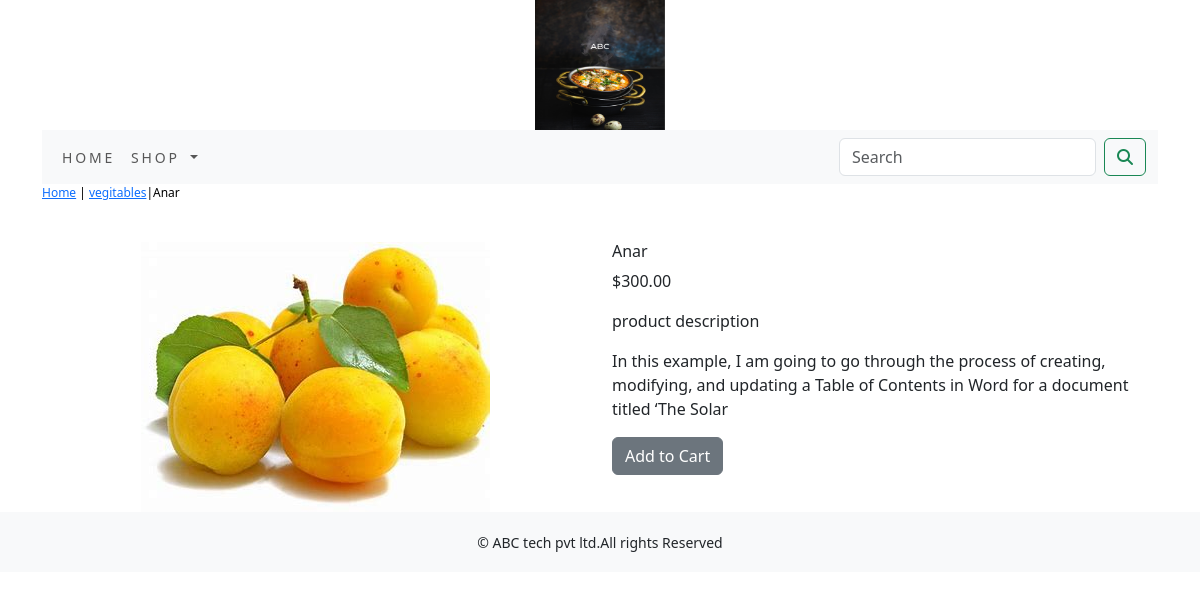
The page /shop/vegitables/Anar/ on the database its author committed.
### shop/models.py (models this page shows, shortened)
class Product(models.Model):
    name=models.CharField(max_length=250,unique=True)
    slug=models.SlugField(max_length=250,unique=True)
    description=models.TextField(blank=True)
    price=models.DecimalField(max_digits=10,decimal_places=2)
    category=models.ForeignKey(Category,on_delete=models.CASCADE)
    image=models.ImageField(upload_to='product',blank=True)
    stock=models.IntegerField()
    available=models.BooleanField(default=True)
    created=models.DateTimeField(auto_now_add=True)
    updated=models.DateTimeField(auto_now=True)
    class Meta:
        ordering=('name',)
        verbose_name='product'
        verbose_name_plural='products'

class Category(models.Model):
    name=models.CharField(max_length=250,unique=True)
    slug=models.SlugField(max_length=250,unique=True)
    description=models.TextField(blank=True)
    image=models.ImageField(upload_to='category',blank=True)
    class Meta:
        ordering=('name',)
        verbose_name='category'
        verbose_name_plural='categories'
    def get_url(self):
        return reverse('shop:product_by_category',args=[self.slug])
    def __str__(self):
        return  '{}'.format(self.name)

### shop/views.py (the view)
# urls.py: path('<slug:c_slug>/<slug:product_slug>/', views.proDetail, name='prodCatdetail'),
def proDetail(request,c_slug,product_slug):
    try:
        product=Product.objects.get(category__slug=c_slug,slug=product_slug)
    except Exception as e:
        raise  e
    return render(request,'product.html',{'product':product})

### cart/context_processors.py (called while the page is built)
def counter(request):
    item_count=0
    if 'admin' in request.path:
        return  {}
    else:
        try:
            cart=Cart.objects.filter(cart_id=_cart_id(request))
            cart_items=CartItem.objects.all().filter(cart=cart[:1])
            for cart_item in cart_items:
                item_count +=cart_item.quantity
        except Cart.DoesNotExist:
            item_count =0
    return dict(item_count=item_count)

### cart/views.py (called while the page is built)
def _cart_id(request):
    cart=request.session.session_key
    if not cart:
        cart=request.session.create()
    return  cart

### shop/context_processors.py (called while the page is built)
def menu_links(request):
    links=Category.objects.all()
    return dict(links=links)

### templates/product.html (shortened to what this page needs)
{%  extends 'base.html' %}
{% load static %}
{% block content %}
<div class="row my_prod_row_class">
    <div class="mx_auto">
        <p><a href="{% url 'shop:allProdCat' %}">Home</a> | <a href="{{product.category.get_url}}">{{product.category}}</a>|{{product.name}}</p>
    </div>
    <div class="container">
<br>
<div class="row">
    <div class="col-12 col-sm-12 col-md-12 col-lg-6 text-center">
        <div style>
            <img src="{{product.image.url}}" alt="{{product.name}}">
        </div>
    </div>
        <div class="col-12 col-sm-12 col-md-12 col-lg-6">
            <div>
            <h1 class="my_prod_title">{{product.name}}</h1>
            <p>${{product.price}}</p>
            <p class="my_title">product description</p>
             <p class="text-justify my_prod_text">{{product.description}}</p>
            {% if product.stock <= 0 %}
            <p class="text-justify my_prod_text"><b>Out Of Stock</b></p>
            {% else %}
            <a class="btn btn-secondary" href="{% url 'cart:add_cart' product.id%}">Add to Cart</a>
            {% endif %}
</div>
        </div>
            </div>
    </div>
</div>
{% endblock %}

### static/css/custom.css (style rules this page uses)
body { font-family: 'Roboto', sans-serif; }
.my_title { font-size:16px; text_transform:uppercase; letter_spacing:.2em; }
.my_prod_row_class { padding_top:15px; padding_bottom:20px; }
.my_prod_row_class .mx_auto { color:#000; font-size:12px; text-decoration:none; }
.my_prod_title { font-size:16px; text_transform:uppercase; letter_spacing:.2em; padding_top:15px; padding_bottom:10px; }
.my_prod_text { padding_right:20px; }

### rows shown on the page
Product: category "vegitables", name "Anar", image (picture), price "300.00", description "In this example, I am going to go through the process of creating, modifying, and updating a Table of Contents in Word for a document titled ‘The Solar"
